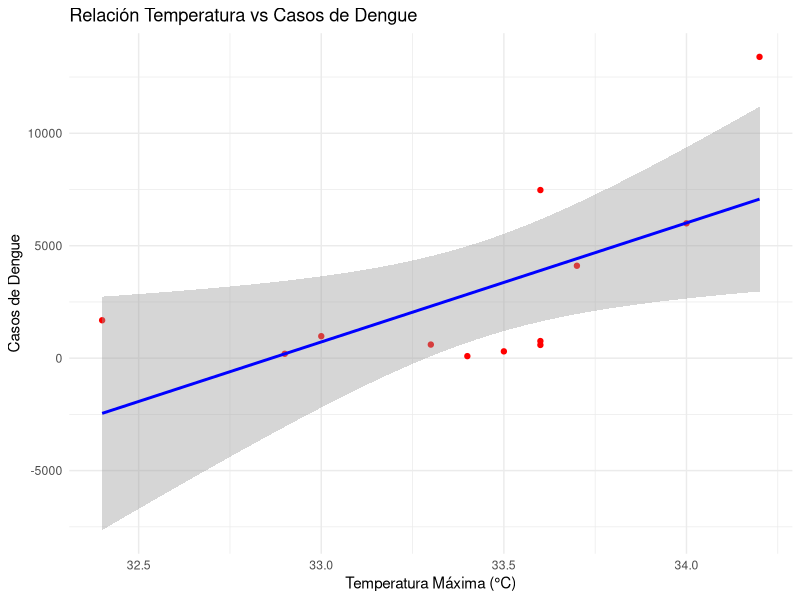

Write R code to recreate this figure. (Note: this script raises an error after producing the figure.)
# =========================================
# ANALISIS DE DENGUE vs CLIMA EN CAMPECHE
# =========================================

# Cargar librerías
library(tidyverse)
library(ggplot2)
library(MASS)       # Para modelos robustos
library(mgcv)       # Para GAM
library(GGally)     # Para correlogramas

# ----------------------------
# DATOS EJEMPLO (CAMPECHE)
# ----------------------------
df <- data.frame(
  anio = 2013:2024,
  temp_max = c(32.4,33,33.6,33.7,33.6,32.9,33.6,33.5,33.4,33.3,34.2,34),
  temp_med = c(26.8,27.2,27.6,27.8,27.7,27,27.6,27.8,27.5,27.3,28.3,28.3),
  temp_min = c(21.1,21.3,21.7,22,21.8,21.2,21.7,22.1,21.7,21.7,22.5,22.7),
  precip = c(1698.5,1390.1,1326.1,1177,1407.3,1389.8,1303.2,1779.3,1218.7,1423.2,1132.5,1348.8),
  casos = c(1685,977,7475,4109,588,194,760,302,90,604,13397,5996)
)

# ----------------------------
# 1️⃣ Visualización básica
# ----------------------------
ggplot(df, aes(x=temp_max, y=casos)) +
  geom_point(color="red") +
  geom_smooth(method="lm", se=TRUE, color="blue") +
  labs(title="Relación Temperatura vs Casos de Dengue",
       x="Temperatura Máxima (°C)",
       y="Casos de Dengue") +
  theme_minimal()

# ----------------------------
# 2️⃣ Modelo lineal simple
# ----------------------------
modelo_simple <- lm(casos ~ temp_max, data=df)
summary(modelo_simple)

# ----------------------------
# 3️⃣ Agregar lags de temperatura (1–3 años, ya que son datos anuales)
# ----------------------------
df <- df %>%
  arrange(anio) %>%
  mutate(
    temp_lag1 = lag(temp_max, 1),
    temp_lag2 = lag(temp_max, 2),
    temp_lag3 = lag(temp_max, 3)
  )

# Modelo con lags
modelo_lag <- lm(casos ~ temp_lag1 + temp_lag2 + temp_lag3, data=df)
summary(modelo_lag)

# ----------------------------
# 4️⃣ Modelo múltiple con variables climáticas
# ----------------------------
modelo_multi <- lm(casos ~ temp_max + precip + humedad, data=df)
summary(modelo_multi)

# ----------------------------
# 5️⃣ Modelo robusto para controlar outliers
# ----------------------------
modelo_robusto <- rlm(casos ~ temp_max + precip + humedad, data=df)
summary(modelo_robusto)

# ----------------------------
# 6️⃣ Modelo GAM (relaciones no lineales)
# ----------------------------
modelo_gam <- gam(casos ~ s(temp_max) + s(precip) + s(humedad), data=df)
summary(modelo_gam)
plot(modelo_gam, se=TRUE, col="blue")

# ----------------------------
# 7️⃣ Correlaciones y diagnósticos
# ----------------------------
# Correlograma de variables
ggpairs(df %>% select(casos, temp_max, precip, humedad))

# Diagnóstico de residuos del modelo múltiple
par(mfrow=c(2,2))
plot(modelo_multi)
par(mfrow=c(1,1))

# ----------------------------
# 8️⃣ Visualización de lags
# ----------------------------
df %>%
  pivot_longer(cols = starts_with("temp_lag"), names_to="lag", values_to="temp") %>%
  ggplot(aes(x=temp, y=casos, color=lag)) +
  geom_point() +
  geom_smooth(method="lm", se=FALSE) +
  labs(title="Casos de Dengue vs Temperatura con Lags",
       x="Temperatura (°C)", y="Casos de Dengue") +
  theme_minimal()

# ----------------------------
# 9️⃣ Predicción con modelo múltiple
# ----------------------------
df$predicted <- predict(modelo_multi, newdata=df)

ggplot(df, aes(x=anio)) +
  geom_line(aes(y=casos), color="red", size=1) +
  geom_line(aes(y=predicted), color="blue", linetype="dashed") +
  labs(title="Predicción de Casos de Dengue vs Observados",
       x="Año", y="Casos de Dengue") +
  theme_minimal()
